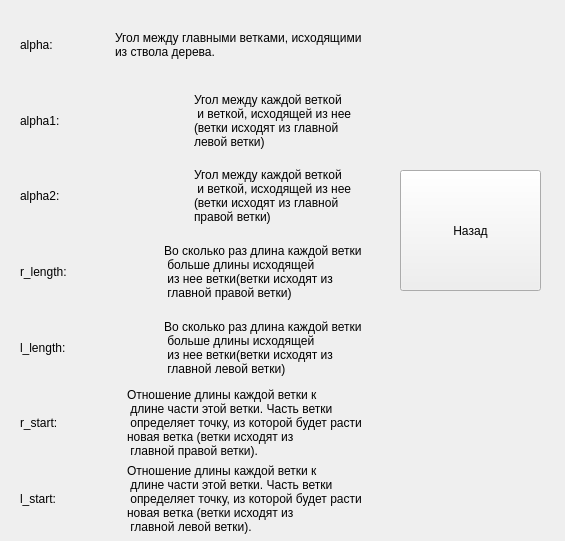
<?xml version="1.0" encoding="UTF-8"?>
<ui version="4.0">
 <class>Explanations</class>
 <widget class="QWidget" name="Explanations">
  <property name="geometry">
   <rect>
    <x>0</x>
    <y>0</y>
    <width>565</width>
    <height>541</height>
   </rect>
  </property>
  <property name="windowTitle">
   <string>Form</string>
  </property>
  <widget class="QWidget" name="layoutWidget">
   <property name="geometry">
    <rect>
     <x>20</x>
     <y>10</y>
     <width>342</width>
     <height>524</height>
    </rect>
   </property>
   <layout class="QVBoxLayout" name="verticalLayout">
    <item>
     <layout class="QHBoxLayout" name="horizontalLayout_4">
      <item>
       <widget class="QLabel" name="label">
        <property name="text">
         <string>alpha:</string>
        </property>
       </widget>
      </item>
      <item>
       <widget class="QLabel" name="label_8">
        <property name="text">
         <string>Угол между главными ветками, исходящими
из ствола дерева.</string>
        </property>
       </widget>
      </item>
     </layout>
    </item>
    <item>
     <layout class="QHBoxLayout" name="horizontalLayout_3">
      <item>
       <widget class="QLabel" name="label_2">
        <property name="text">
         <string>alpha1:</string>
        </property>
       </widget>
      </item>
      <item>
       <widget class="QLabel" name="label_9">
        <property name="text">
         <string>Угол между каждой веткой
 и веткой, исходящей из нее
(ветки исходят из главной 
левой ветки)</string>
        </property>
       </widget>
      </item>
     </layout>
    </item>
    <item>
     <layout class="QHBoxLayout" name="horizontalLayout_2">
      <item>
       <widget class="QLabel" name="label_3">
        <property name="text">
         <string>alpha2:</string>
        </property>
       </widget>
      </item>
      <item>
       <widget class="QLabel" name="label_10">
        <property name="text">
         <string>Угол между каждой веткой
 и веткой, исходящей из нее
(ветки исходят из главной 
правой ветки)</string>
        </property>
       </widget>
      </item>
     </layout>
    </item>
    <item>
     <layout class="QHBoxLayout" name="horizontalLayout">
      <item>
       <widget class="QLabel" name="label_4">
        <property name="text">
         <string>r_length:</string>
        </property>
       </widget>
      </item>
      <item>
       <widget class="QLabel" name="label_11">
        <property name="text">
         <string>Во сколько раз длина каждой ветки
 больше длины исходящей
 из нее ветки(ветки исходят из
 главной правой ветки)</string>
        </property>
       </widget>
      </item>
     </layout>
    </item>
    <item>
     <layout class="QHBoxLayout" name="horizontalLayout_5">
      <item>
       <widget class="QLabel" name="label_5">
        <property name="text">
         <string>l_length:</string>
        </property>
       </widget>
      </item>
      <item>
       <widget class="QLabel" name="label_12">
        <property name="text">
         <string>Во сколько раз длина каждой ветки
 больше длины исходящей
 из нее ветки(ветки исходят из
 главной левой ветки)</string>
        </property>
       </widget>
      </item>
     </layout>
    </item>
    <item>
     <layout class="QHBoxLayout" name="horizontalLayout_6">
      <item>
       <widget class="QLabel" name="label_6">
        <property name="text">
         <string>r_start:</string>
        </property>
       </widget>
      </item>
      <item>
       <widget class="QLabel" name="label_13">
        <property name="text">
         <string>Отношение длины каждой ветки к 
 длине части этой ветки. Часть ветки
 определяет точку, из которой будет расти
новая ветка (ветки исходят из
 главной правой ветки).</string>
        </property>
       </widget>
      </item>
     </layout>
    </item>
    <item>
     <layout class="QHBoxLayout" name="horizontalLayout_7">
      <item>
       <widget class="QLabel" name="label_7">
        <property name="text">
         <string>l_start:</string>
        </property>
       </widget>
      </item>
      <item>
       <widget class="QLabel" name="label_14">
        <property name="text">
         <string>Отношение длины каждой ветки к 
 длине части этой ветки. Часть ветки
 определяет точку, из которой будет расти
новая ветка (ветки исходят из
 главной левой ветки).</string>
        </property>
       </widget>
      </item>
     </layout>
    </item>
   </layout>
  </widget>
  <widget class="QPushButton" name="back">
   <property name="geometry">
    <rect>
     <x>400</x>
     <y>170</y>
     <width>141</width>
     <height>121</height>
    </rect>
   </property>
   <property name="text">
    <string>Назад</string>
   </property>
  </widget>
 </widget>
 <resources/>
 <connections/>
</ui>
